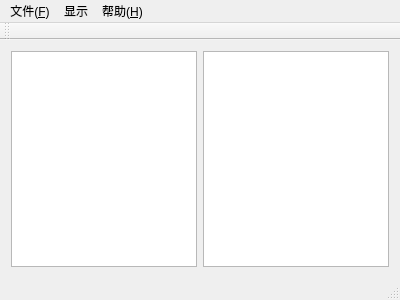
<?xml version="1.0" encoding="UTF-8"?>
<ui version="4.0">
 <class>MainWindow</class>
 <widget class="QMainWindow" name="MainWindow">
  <property name="geometry">
   <rect>
    <x>0</x>
    <y>0</y>
    <width>400</width>
    <height>300</height>
   </rect>
  </property>
  <property name="windowTitle">
   <string>MainWindow</string>
  </property>
  <widget class="QWidget" name="centralWidget">
   <layout class="QGridLayout" name="gridLayout">
    <item row="0" column="0">
     <widget class="QGraphicsView" name="graphicsViewLeft"/>
    </item>
    <item row="0" column="1">
     <widget class="QGraphicsView" name="graphicsViewRight"/>
    </item>
   </layout>
  </widget>
  <widget class="QMenuBar" name="menuBar">
   <property name="geometry">
    <rect>
     <x>0</x>
     <y>0</y>
     <width>400</width>
     <height>27</height>
    </rect>
   </property>
   <widget class="QMenu" name="menuFile">
    <property name="title">
     <string>文件(&amp;F)</string>
    </property>
    <addaction name="actionOpen"/>
    <addaction name="actionSave"/>
    <addaction name="actionSaveAs"/>
    <addaction name="actionQuit"/>
   </widget>
   <widget class="QMenu" name="menuHelp">
    <property name="title">
     <string>帮助(&amp;H)</string>
    </property>
    <addaction name="actionAbout"/>
   </widget>
   <widget class="QMenu" name="menuDisplay">
    <property name="title">
     <string>显示</string>
    </property>
    <addaction name="actionSamplingRate"/>
    <addaction name="action_2"/>
   </widget>
   <addaction name="menuFile"/>
   <addaction name="menuDisplay"/>
   <addaction name="menuHelp"/>
  </widget>
  <widget class="QToolBar" name="mainToolBar">
   <attribute name="toolBarArea">
    <enum>TopToolBarArea</enum>
   </attribute>
   <attribute name="toolBarBreak">
    <bool>false</bool>
   </attribute>
  </widget>
  <widget class="QStatusBar" name="statusBar"/>
  <action name="actionOpen">
   <property name="text">
    <string>打开(&amp;O)</string>
   </property>
   <property name="shortcut">
    <string>Ctrl+O</string>
   </property>
  </action>
  <action name="actionSave">
   <property name="text">
    <string>保存(&amp;S)</string>
   </property>
   <property name="shortcut">
    <string>Ctrl+S</string>
   </property>
  </action>
  <action name="actionSaveAs">
   <property name="text">
    <string>另存为</string>
   </property>
   <property name="shortcut">
    <string>Ctrl+Shift+S</string>
   </property>
  </action>
  <action name="actionQuit">
   <property name="text">
    <string>退出(&amp;Q)</string>
   </property>
   <property name="shortcut">
    <string>Ctrl+Q</string>
   </property>
  </action>
  <action name="actionAbout">
   <property name="text">
    <string>关于(&amp;A)</string>
   </property>
   <property name="shortcut">
    <string>F1</string>
   </property>
  </action>
  <action name="actionSamplingRate">
   <property name="text">
    <string>采样率</string>
   </property>
  </action>
  <action name="action_2">
   <property name="text">
    <string>量化等级</string>
   </property>
  </action>
 </widget>
 <layoutdefault spacing="6" margin="11"/>
 <resources/>
 <connections/>
</ui>
